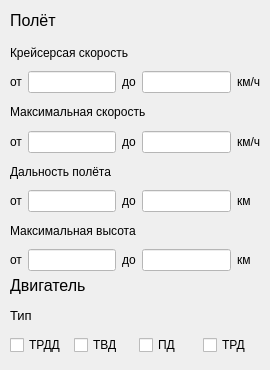
      <widget class="QWidget" name="page_5">
       <widget class="QLabel" name="P_flight">
        <property name="geometry">
         <rect>
          <x>10</x>
          <y>10</y>
          <width>181</width>
          <height>21</height>
         </rect>
        </property>
        <property name="font">
         <font>
          <pointsize>12</pointsize>
         </font>
        </property>
        <property name="text">
         <string>Полёт</string>
        </property>
       </widget>
       <widget class="QWidget" name="gridLayoutWidget_2">
        <property name="geometry">
         <rect>
          <x>10</x>
          <y>40</y>
          <width>251</width>
          <height>231</height>
         </rect>
        </property>
        <layout class="QGridLayout" name="gridLayout_flight">
         <item row="5" column="4">
          <widget class="QLabel" name="P_fl_lb_rang_km">
           <property name="text">
            <string>км</string>
           </property>
          </widget>
         </item>
         <item row="1" column="1">
          <widget class="QLineEdit" name="P_fl_line_cruis_ot">
           <property name="styleSheet">
            <string notr="true">background-color: rgb(255, 255, 255);</string>
           </property>
          </widget>
         </item>
         <item row="3" column="4">
          <widget class="QLabel" name="P_fl_lb_maxsp_kmh">
           <property name="text">
            <string>км/ч</string>
           </property>
          </widget>
         </item>
         <item row="1" column="4">
          <widget class="QLabel" name="P_fl_lb_cruis_kmh">
           <property name="text">
            <string>км/ч</string>
           </property>
          </widget>
         </item>
         <item row="5" column="1">
          <widget class="QLineEdit" name="P_fl_line_rang_ot">
           <property name="styleSheet">
            <string notr="true">background-color: rgb(255, 255, 255);</string>
           </property>
          </widget>
         </item>
         <item row="3" column="1">
          <widget class="QLineEdit" name="P_fl_line_maxsp_ot">
           <property name="styleSheet">
            <string notr="true">background-color: rgb(255, 255, 255);</string>
           </property>
          </widget>
         </item>
         <item row="7" column="4">
          <widget class="QLabel" name="P_fl_lb_maxhi_km">
           <property name="text">
            <string>км</string>
           </property>
          </widget>
         </item>
         <item row="7" column="1">
          <widget class="QLineEdit" name="P_fl_line_maxhi_ot">
           <property name="styleSheet">
            <string notr="true">background-color: rgb(255, 255, 255);</string>
           </property>
          </widget>
         </item>
         <item row="7" column="2">
          <widget class="QLabel" name="label_32">
           <property name="text">
            <string>до</string>
           </property>
          </widget>
         </item>
         <item row="1" column="0">
          <widget class="QLabel" name="label_25">
           <property name="text">
            <string>от</string>
           </property>
          </widget>
         </item>
         <item row="1" column="2">
          <widget class="QLabel" name="label_29">
           <property name="text">
            <string>до</string>
           </property>
          </widget>
         </item>
         <item row="7" column="0">
          <widget class="QLabel" name="label_28">
           <property name="text">
            <string>от</string>
           </property>
          </widget>
         </item>
         <item row="3" column="2">
          <widget class="QLabel" name="label_30">
           <property name="text">
            <string>до</string>
           </property>
          </widget>
         </item>
         <item row="5" column="0">
          <widget class="QLabel" name="label_27">
           <property name="text">
            <string>от</string>
           </property>
          </widget>
         </item>
         <item row="5" column="2">
          <widget class="QLabel" name="label_31">
           <property name="text">
            <string>до</string>
           </property>
          </widget>
         </item>
         <item row="1" column="3">
          <widget class="QLineEdit" name="P_fl_line_cruis_do">
           <property name="styleSheet">
            <string notr="true">background-color: rgb(255, 255, 255);</string>
           </property>
          </widget>
         </item>
         <item row="3" column="3">
          <widget class="QLineEdit" name="P_fl_line_maxsp_do">
           <property name="styleSheet">
            <string notr="true">background-color: rgb(255, 255, 255);</string>
           </property>
          </widget>
         </item>
         <item row="5" column="3">
          <widget class="QLineEdit" name="P_fl_line_rang_do">
           <property name="styleSheet">
            <string notr="true">background-color: rgb(255, 255, 255);</string>
           </property>
          </widget>
         </item>
         <item row="7" column="3">
          <widget class="QLineEdit" name="P_fl_line_maxhi_do">
           <property name="styleSheet">
            <string notr="true">background-color: rgb(255, 255, 255);</string>
           </property>
          </widget>
         </item>
         <item row="6" column="0" colspan="5">
          <widget class="QLabel" name="P_fl_lb_maxhi">
           <property name="text">
            <string>Максимальная высота</string>
           </property>
          </widget>
         </item>
         <item row="4" column="0" colspan="5">
          <widget class="QLabel" name="P_fl_lb_rang">
           <property name="text">
            <string>Дальность полёта</string>
           </property>
          </widget>
         </item>
         <item row="2" column="0" colspan="5">
          <widget class="QLabel" name="P_fl_lb_maxsp">
           <property name="text">
            <string>Максимальная скорость</string>
           </property>
          </widget>
         </item>
         <item row="0" column="0" colspan="5">
          <widget class="QLabel" name="P_fl_lb_cruis">
           <property name="text">
            <string>Крейсерсая скорость</string>
           </property>
          </widget>
         </item>
         <item row="3" column="0">
          <widget class="QLabel" name="label_26">
           <property name="text">
            <string>от</string>
           </property>
          </widget>
         </item>
        </layout>
       </widget>
       <widget class="QLabel" name="P_eng">
        <property name="geometry">
         <rect>
          <x>10</x>
          <y>270</y>
          <width>181</width>
          <height>31</height>
         </rect>
        </property>
        <property name="font">
         <font>
          <pointsize>12</pointsize>
         </font>
        </property>
        <property name="text">
         <string>Двигатель</string>
        </property>
       </widget>
       <widget class="QLabel" name="P_eng_type">
        <property name="geometry">
         <rect>
          <x>10</x>
          <y>300</y>
          <width>181</width>
          <height>31</height>
         </rect>
        </property>
        <property name="font">
         <font>
          <pointsize>10</pointsize>
         </font>
        </property>
        <property name="text">
         <string>Тип</string>
        </property>
       </widget>
       <widget class="QWidget" name="gridLayoutWidget_4">
        <property name="geometry">
         <rect>
          <x>10</x>
          <y>330</y>
          <width>251</width>
          <height>31</height>
         </rect>
        </property>
        <layout class="QGridLayout" name="gridLayout">
         <item row="0" column="2">
          <widget class="QCheckBox" name="P_eng_type_cb_PD">
           <property name="text">
            <string>ПД</string>
           </property>
          </widget>
         </item>
         <item row="0" column="0">
          <widget class="QCheckBox" name="P_eng_type_cb_TRDD">
           <property name="text">
            <string>ТРДД</string>
           </property>
          </widget>
         </item>
         <item row="0" column="1">
          <widget class="QCheckBox" name="P_eng_type_cb_TVD">
           <property name="text">
            <string>ТВД</string>
           </property>
          </widget>
         </item>
         <item row="0" column="3">
          <widget class="QCheckBox" name="P_eng_type_cb_TRD">
           <property name="text">
            <string>ТРД</string>
           </property>
          </widget>
         </item>
        </layout>
       </widget>
      </widget>
